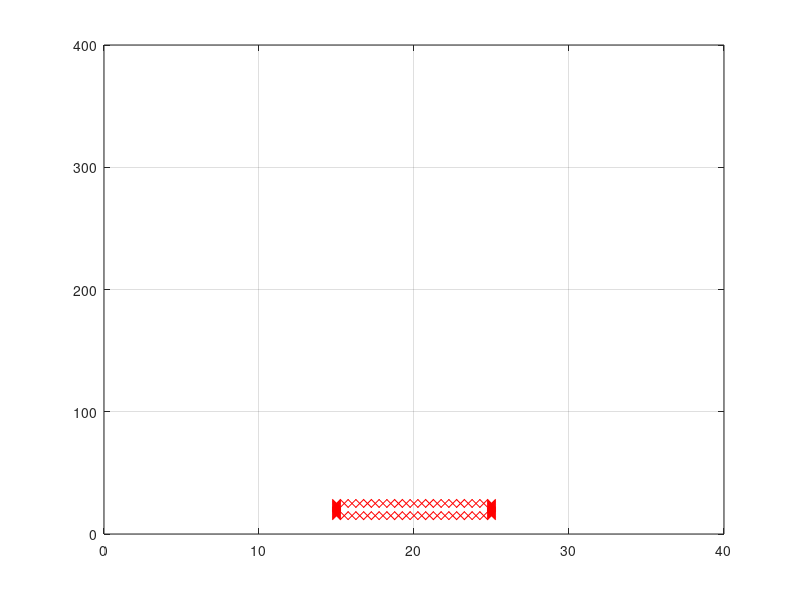

MATLAB code for this plot:
%% create config files for rectangular growing cell

clear all
close all
clc
fig=1;

%% parameters:
LX = 40; % domain size x
LY = 400; % domain size y

BX = 10; % box size x
BY = 10; % box size y

MIDX = LX/2; % midpoint of the box
MIDY = LX/2; % midpoint of the box

XRES = 2*BX; % resolution of x side
YRES = 2*BY; % resolution of y side

NODES = [];
CONNECTIONS = [];


%% create PhysicalNodes #Nodes (id xPos yPos)

xstart = MIDX-BX/2;
xend = MIDX+BX/2;
xstep = BX/XRES;

ystart = MIDY-BY/2;
yend = MIDY+BY/2;
ystep = BY/YRES;

ID = 1;

% bottom:
for i=1:1:XRES
    xpos = xstart + i*xstep;
    ypos = ystart;
    NODES(ID,:) = [ID xpos ypos];
    ID=ID+1;
end

% right:
for i=1:1:YRES
   xpos = xend;
   ypos = ystart + i*ystep;
   NODES(ID,:) = [ID xpos ypos];
   ID=ID+1;
end

% top:
for i=1:1:XRES
    xpos = xend - i*xstep;
    ypos = yend;
    NODES(ID,:) = [ID xpos ypos];
    ID=ID+1;
end

% left:
for i=1:1:YRES
   xpos = xstart;
   ypos = yend - i*ystep;
   NODES(ID,:) = [ID xpos ypos];
   ID=ID+1;
end




%% create Connections #Connection (nodeId1 nodeId2 domainId bsolver cdesolver ...)

solver{1} = 'BoundarySolverNoFluxD2Q5';
solver{2} = 'CDESolverD2Q5';

COUNT = 1;

for i=1:1:size(NODES,1)-1
    CONNECTIONS(COUNT,:) = [COUNT COUNT+1 1];
    COUNT=COUNT+1;
end
CONNECTIONS(COUNT,:) = [COUNT 1 1];



%% plot:
figure(fig);fig=fig+1;
plot(NODES(:,2),NODES(:,3),'rx')
%axis equal
axis([0 LX 0 LY])
grid on

% for i=1:1:size(CONNECTIONS)
%     idx1 = find(NODES(:,1)==CONNECTIONS(i,1))
%     idx2 = find(NODES(:,1)==CONNECTIONS(i,2))
% end



%% write to file:

a{1} = sprintf('#Nodes (id\txPos\tyPos)');
a{2} = sprintf('#Connection (nodeId1\tnodeId2\tdomainId\tbsolver\tcdesolver\t...)');
sprintf('#Nodes (i\txPos yPos)')

FID = fopen('geometry.txt', 'w');
fprintf(FID, '%s\n', a{1});

for i = 1:size(NODES,1)
    fprintf(FID,'%g\t',NODES(i,:));
    fprintf(FID,'\n');
end

fprintf(FID, '%s\n', a{2});

for i=1:1:size(CONNECTIONS,1)
    fprintf(FID,'%g\t',CONNECTIONS(i,:));
        fprintf(FID,'%s\t%s',solver{1},solver{2});
    fprintf(FID,'\n');

    
end

fclose(FID);














